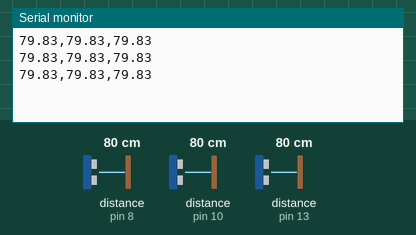
This sketch was run on a simulated Arduino Uno, built with avr-gcc and run on an emulated ATmega328P. On the bench: the last lines printed to the serial monitor. Wiring (inferred from the names in the program): 3 × ultrasonic range finder: trigger pin 9, echo pin 8 / trigger pin 11, echo pin 10 / trigger pin 12, echo pin 13. The inputs (shaded band) are chosen by the test bench; at power-on: distance to the obstacle (sensors on pin 8, pin 10, pin 13) 80 cm. The echo pulse lasts 58.3 µs per cm.

Above: at 1.3 s.
1.4 s: distance to the obstacle (sensor on pin 8) set to 2 cm
At 2.0 s:
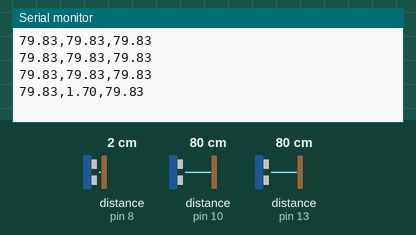
2.9 s: distance to the obstacle (sensor on pin 10) set to 2 cm
At 3.5 s:
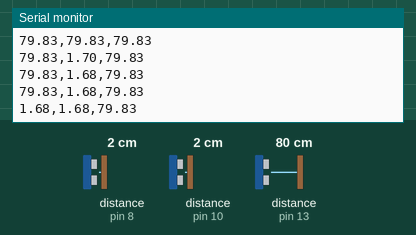
4.4 s: distance to the obstacle (sensor on pin 13) set to 2 cm
At 5.0 s:
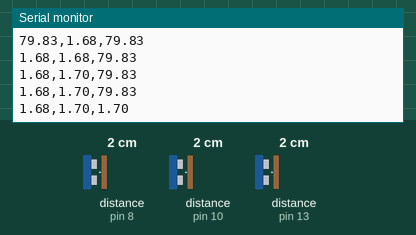
5.9 s: distance to the obstacle (sensor on pin 8) set to 4 cm
At 6.5 s:
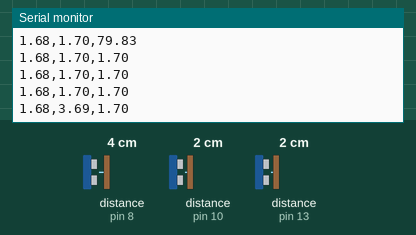
7.4 s: distance to the obstacle (sensor on pin 10) set to 4 cm
At 8.0 s:
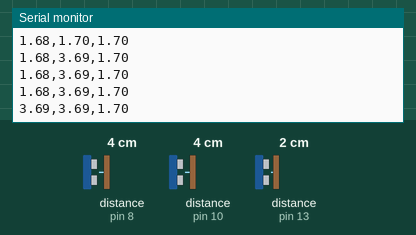
8.9 s: distance to the obstacle (sensor on pin 13) set to 4 cm
At 9.6 s:
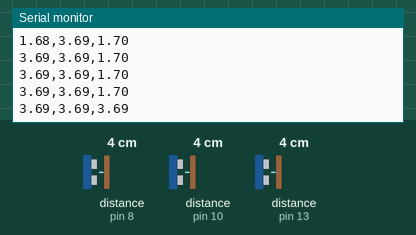
Timing chart, 0 to 11.4 s (numbered marks = the images above; inputs shaded):
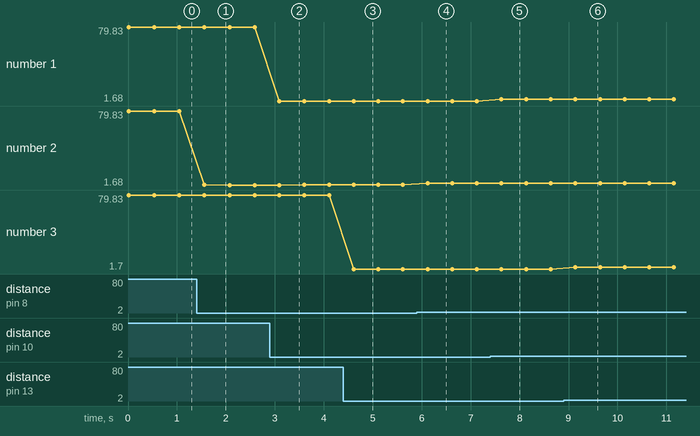

The sketch:

CenterArduinoHandle.ino
```cpp
const int trigPinLeft = 9;
const int echoPinLeft = 8;
const int trigPinRight = 11;
const int echoPinRight = 10;
const int trigPinMid = 12;
const int echoPinMid = 13;
float durationLeft, distanceLeft;
float durationMid, distanceMid;
float durationRight, distanceRight;

void setup() {
  pinMode(trigPinLeft, OUTPUT);
  pinMode(echoPinLeft, INPUT);
  pinMode(trigPinRight, OUTPUT);
  pinMode(echoPinRight, INPUT);
  pinMode(trigPinMid, OUTPUT);
  pinMode(echoPinMid, INPUT);
  Serial.begin(9600);
}

void loop() {
  //Left Sensor
  // Calculating time and distance
  digitalWrite(trigPinLeft, LOW);
  delayMicroseconds(5);
  digitalWrite(trigPinLeft, HIGH);
  delayMicroseconds(10);
  digitalWrite(trigPinLeft, LOW);
  // Read the signal from the sensor: a HIGH pulse whose
  pinMode(echoPinLeft, INPUT);
  durationLeft = pulseIn(echoPinLeft, HIGH);
  distanceLeft = (durationLeft/2) / 29.1;

  //Right Sensor
  // Calculating time and distance
  digitalWrite(trigPinRight, LOW);
  delayMicroseconds(5);
  digitalWrite(trigPinRight, HIGH);
  delayMicroseconds(10);
  digitalWrite(trigPinRight, LOW);
  // Read the signal from the sensor: a HIGH pulse whose
  pinMode(echoPinRight, INPUT);
  durationRight = pulseIn(echoPinRight, HIGH);
  distanceRight = (durationRight/2) / 29.1;

  //Middle Sensor
  // Calculating time and distance
  digitalWrite(trigPinMid, LOW);
  delayMicroseconds(5);
  digitalWrite(trigPinMid, HIGH);
  delayMicroseconds(10);
  digitalWrite(trigPinMid, LOW);
  // Read the signal from the sensor: a HIGH pulse whose
  pinMode(echoPinMid, INPUT);
  durationMid = pulseIn(echoPinMid, HIGH);
  distanceMid = (durationMid/2) / 29.1;

  Serial.print(distanceRight);
  Serial.print(",");
  Serial.print(distanceLeft);
  Serial.print(",");
  Serial.print(distanceMid);
  Serial.println();
  delay(500);

}
```

Measured:
- after the input at 1.4 s, the serial monitor: prints a new line after 0.16 s (image 1)
- after the input at 2.9 s, the serial monitor: prints a new line after 0.19 s (image 2)
- after the input at 4.4 s, the serial monitor: prints a new line after 0.21 s (image 3)
- after the input at 5.9 s, the serial monitor: prints a new line after 0.22 s (image 4)
- after the input at 7.4 s, the serial monitor: prints a new line after 0.23 s (image 5)
- after the input at 8.9 s, the serial monitor: prints a new line after 0.24 s (image 6)
- plotted number 2: 79.83 → 1.68 after the input at 1.4 s, 1.7 → 3.69 after the input at 5.9 s
